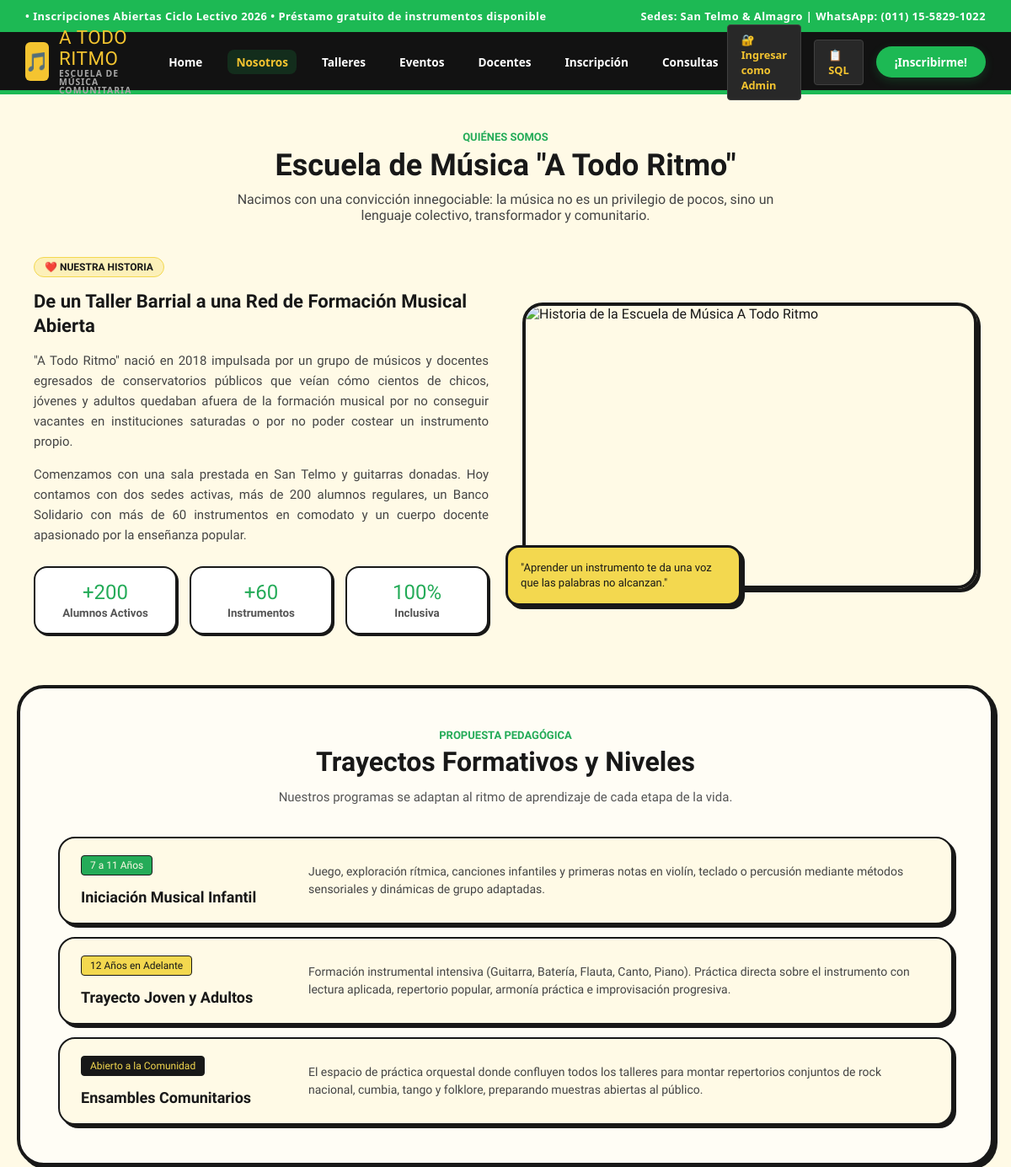
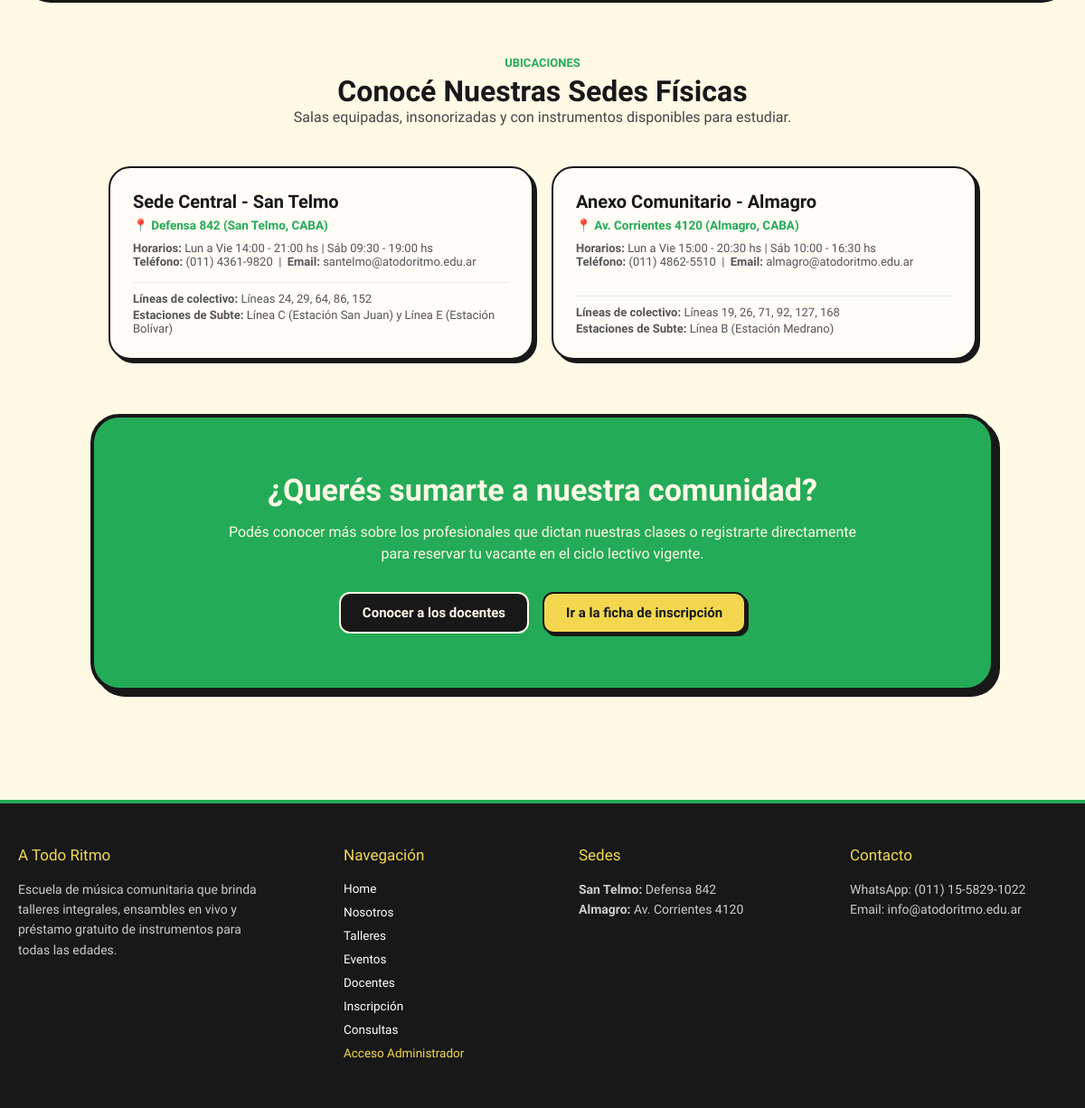
Page /nosotros.php on the committed database (2 pictures, top to bottom).
### tables this page shows
CREATE TABLE IF NOT EXISTS sedes (
    id INT AUTO_INCREMENT PRIMARY KEY,
    nombre VARCHAR(100) NOT NULL,
    direccion VARCHAR(255) NOT NULL,
    barrio VARCHAR(100) NOT NULL,
    telefono VARCHAR(50) NOT NULL,
    email VARCHAR(100) NOT NULL,
    horarios_atencion VARCHAR(150) NOT NULL,
    colectivos VARCHAR(150) DEFAULT '',
    subte VARCHAR(150) DEFAULT '',
    created_at TIMESTAMP DEFAULT CURRENT_TIMESTAMP
);

### auth_admin.php (called while the page is built, shortened)
<?php
function obtenerConfigPagina(PDO $pdo): array {
    static $cache = null;
    if ($cache !== null) {
        return $cache;
    }
    $cache = [];
    try {
        $stmt = $pdo->query("SELECT clave, valor FROM configuracion_pagina");
        foreach ($stmt->fetchAll(PDO::FETCH_ASSOC) as $fila) {
            $cache[$fila['clave']] = $fila['valor'];
        }
    } catch (PDOException $e) {
        $cache = [];
    }
    return $cache;
}

### nosotros.php (the view, shortened to what this page needs)
<?php
require_once __DIR__ . '/conexion.php';
require_once __DIR__ . '/auth_admin.php';
$cfg = obtenerConfigPagina($pdo);
$historia_titulo = $cfg['nosotros_historia_titulo'] ?? 'De un Taller Barrial a una Red de Formación Musical Abierta';
$historia_p1     = $cfg['nosotros_historia_p1'] ?? '"A Todo Ritmo" nació en 2018 impulsada por un grupo de músicos y docentes egresados de conservatorios públicos que veían cómo cientos de chicos, jóvenes y adultos quedaban afuera de la formación musical por no conseguir vacantes en instituciones saturadas o por no poder costear un instrumento propio.';
$historia_p2     = $cfg['nosotros_historia_p2'] ?? 'Comenzamos con una sala prestada en San Telmo y guitarras donadas. Hoy contamos con dos sedes activas, más de 200 alumnos regulares, un Banco Solidario con más de 60 instrumentos en comodato y un cuerpo docente apasionado por la enseñanza popular.';
$historia_imagen = $cfg['nosotros_historia_imagen'] ?? 'img/microfono.jpg';
try {
    $sedes_db = $pdo->query("SELECT * FROM sedes ORDER BY id ASC")->fetchAll(PDO::FETCH_ASSOC);
} catch (PDOException $e) {
    $sedes_db = [];
}
?>
<!DOCTYPE html>
<html lang="es">
<head>
    <link rel="stylesheet" href="index.css">
</head>
<body>
    <?php include 'header.php'; ?>
    <main class="container">
        <div style="text-align: center; margin-bottom: 40px;">
            <span style="font-weight: bold; color: #24AB58; text-transform: uppercase; font-size: 13px;">Quiénes Somos</span>
            <h2 class="seccion-titulo" style="margin-top: 4px; font-size: 36px;">Escuela de Música "A Todo Ritmo"</h2>
            <p class="sub-titulo" style="font-size: 16px; color: #444; max-width: 700px; margin: 10px auto 0 auto;">Nacimos con una convicción innegociable: la música no es un privilegio de pocos, sino un lenguaje colectivo, transformador y comunitario.</p>
        </div>
        <section style="margin-bottom:60px; padding: 0 20px;">
            <div class="grid-2-nosotros">
                <div>
                    <div style="display: inline-flex; align-items: center; gap: 6px; background-color: rgba(243, 216, 79, 0.3); border: 1px solid #F3D84F; color: #181818; padding: 4px 12px; border-radius: 20px; font-size: 12px; font-weight: 700; margin-bottom: 15px; text-transform: uppercase;">
                        ❤️ Nuestra Historia
                    </div>
                    <h3 style="font-family: 'Carter One', cursive; font-size: 22px; margin: 0 0 15px 0; line-height:1.3;"><?= htmlspecialchars($historia_titulo) ?></h3>
                    <p style="font-size: 15px; margin: 0 0 15px 0; line-height:1.6; text-align: justify; color: #444;">
                        <?= htmlspecialchars($historia_p1) ?>
                    </p>
                    <p style="font-size: 15px; margin: 0 0 20px 0; line-height:1.6; text-align: justify; color: #444;">
                        <?= htmlspecialchars($historia_p2) ?>
                    </p>
                    <div class="stats-box-nosotros">
                        <div class="stat-card"><span>+200</span><small style="font-weight:700; color:#555;">Alumnos Activos</small></div>
                        <div class="stat-card"><span>+60</span><small style="font-weight:700; color:#555;">Instrumentos</small></div>
                        <div class="stat-card"><span>100%</span><small style="font-weight:700; color:#555;">Inclusiva</small></div>
                    </div>
                </div>
                <div style="position: relative; box-sizing: border-box; width: 100%;">
                    <div style="width: 100%; height: 340px; border-radius: 24px; overflow: hidden; border: 4px solid #181818; box-shadow: 4px 4px 0px #181818;">
                        <img src="<?= htmlspecialchars($historia_imagen) ?>" alt="Historia de la Escuela de Música A Todo Ritmo" style="width: 100%; height: 100%; object-fit: cover;">
                    </div>
                    <div style="position: absolute; bottom: -20px; left: -20px; background-color: #F3D84F; border: 3px solid #181818; border-radius: 16px; padding: 15px; box-shadow: 4px 4px 0px #181818; max-width: 280px; box-sizing: border-box;">
                        <p style="font-family: 'Carter One', cursive; font-size: 13px; color: #181818; margin: 0; line-height: 1.4;">
                            "Aprender un instrumento te da una voz que las palabras no alcanzan."
                        </p>
                    </div>
                </div>
            </div>
        </section>
        <section class="hero" style="background:#FFFDF5; border-color:#181818; text-align:left; color:#181818; padding:45px; box-shadow: 4px 4px 0px #181818; margin-bottom:60px;">
            <div style="text-align: center;">
                <span style="font-weight: bold; color: #24AB58; text-transform: uppercase; font-size: 13px;">Propuesta Pedagógica</span>
                <h2 class="seccion-titulo" style="margin-top: 4px; margin-bottom: 10px;">Trayectos Formativos y Niveles</h2>
                <p style="text-align:center; color:#555; font-size:15px; margin-bottom:35px;">Nuestros programas se adaptan al ritmo de aprendizaje de cada etapa de la vida.</p>
            </div>
            <div class="grid-trayectos-horizontal">
                <div class="card-comic-horizontal">
                    <div class="trayecto-info-left">
                        <span class="trayecto-badge badge-green">7 a 11 Años</span>
                        <h3>Iniciación Musical Infantil</h3>
                    </div>
                    <p>Juego, exploración rítmica, canciones infantiles y primeras notas en violín, teclado o percusión mediante métodos sensoriales y dinámicas de grupo adaptadas.</p>
                </div>
                <div class="card-comic-horizontal">
                    <div class="trayecto-info-left">
                        <span class="trayecto-badge badge-yellow">12 Años en Adelante</span>
                        <h3>Trayecto Joven y Adultos</h3>
                    </div>
                    <p>Formación instrumental intensiva (Guitarra, Batería, Flauta, Canto, Piano). Práctica directa sobre el instrumento con lectura aplicada, repertorio popular, armonía práctica e improvisación progresiva.</p>
                </div>
                <div class="card-comic-horizontal">
                    <div class="trayecto-info-left">
                        <span class="trayecto-badge badge-dark">Abierto a la Comunidad</span>
                        <h3>Ensambles Comunitarios</h3>
                    </div>
                    <p>El espacio de práctica orquestal donde confluyen todos los talleres para montar repertorios conjuntos de rock nacional, cumbia, tango y folklore, preparando muestras abiertas al público.</p>
                </div>
            </div>
        </section>
        <div style="text-align: center;">
            <span style="font-weight: bold; color: #24AB58; text-transform: uppercase; font-size: 13px;">Ubicaciones</span>
            <h2 class="seccion-titulo" style="margin-top: 4px;">Conocé Nuestras Sedes Físicas</h2>
            <p class="sub-titulo">Salas equipadas, insonorizadas y con instrumentos disponibles para estudiar.</p>
        </div>
        <div class="flex-resenas" style="margin-bottom:40px;">
            <?php foreach ($sedes_db as $sede): ?>
                <div class="card-resena" style="width:470px; max-width:470px; min-height:200px;">
                    <div>
                        <h3 style="font-size:20px; color:#181818; margin-bottom:6px;"><?= htmlspecialchars($sede['nombre']) ?></h3>
                        <p style="font-size:13.5px; margin:0 0 10px 0; color:#24AB58; font-weight:700;">📍 <?= htmlspecialchars($sede['direccion']) ?> (<?= htmlspecialchars($sede['barrio']) ?>)</p>
                        <p style="font-size:13px; color:#555;"><strong>Horarios:</strong> <?= htmlspecialchars($sede['horarios_atencion']) ?></p>
                        <p style="font-size:13px; color:#555;"><strong>Teléfono:</strong> <?= htmlspecialchars($sede['telefono']) ?> &nbsp;|&nbsp; <strong>Email:</strong> <?= htmlspecialchars($sede['email']) ?></p>
                    </div>
                    <?php if (!empty($sede['colectivos']) || !empty($sede['subte'])): ?>
                        <div class="tarjeta-datos" style="margin-top:15px; font-size:13px; color:#555; background:#fffdf5; border-top:1px solid #eee; padding-top:10px;">
                            <?php if (!empty($sede['colectivos'])): ?>
                                <div><strong>Líneas de colectivo:</strong> <?= htmlspecialchars($sede['colectivos']) ?></div>
                            <?php endif; ?>
                            <?php if (!empty($sede['subte'])): ?>
                                <div style="margin-top:3px;"><strong>Estaciones de Subte:</strong> <?= htmlspecialchars($sede['subte']) ?></div>
                            <?php endif; ?>
                        </div>
                    <?php endif; ?>
                </div>
            <?php endforeach; ?>
        </div>
        <div class="cta-final-box" style="margin-top:60px; background-color:#24AB58; border:4px solid #181818; box-shadow:6px 6px 0px #181818;">
            <h2 style="color:#FFFAE6;">¿Querés sumarte a nuestra comunidad?</h2>
            <p style="color:#FFFAE6;">Podés conocer más sobre los profesionales que dictan nuestras clases o registrarte directamente para reservar tu vacante en el ciclo lectivo vigente.</p>
            <div class="flex-center" style="margin-top: 25px;">
                <a href="docentes.php" class="btn btn-outline" style="border-color:#FFFAE6; color:#FFFAE6; background:#181818;">Conocer a los docentes</a>
                <a href="inscripcion.php" class="btn btn-y" style="background-color:#F3D84F; color:#181818; box-shadow: 3px 3px 0px #181818;">Ir a la ficha de inscripción</a>
            </div>
        </div>
    </main>
    <?php include 'footer.php'; ?>
</body>
</html>

### index.css (style rules this page uses)
* { margin: 0; padding: 0; box-sizing: border-box; }
body { font-family: 'Mukta', 'Segoe UI', Helvetica, Arial, sans-serif; background-color: #FFFAE6; color: #181818; margin: 0; padding: 0; -webkit-font-smoothing: antialiased; -moz-osx-font-smoothing: grayscale; scroll-behavior: smooth; }
:root { --brand-green: #1db954; --brand-yellow: #f4c430; --dark-bg: #121212; }
.container { max-width: 1200px; margin: 0 auto; padding: 40px 20px; box-sizing: border-box; }
.hero { background-color: #181818; color: #FFFAE6; border: 4px solid #F3D84F; border-radius: 32px; padding: 65px 40px; text-align: center; margin: 0 auto 50px auto; max-width: 1160px; box-shadow: 0 12px 30px rgba(0, 0, 0, 0.12); box-sizing: border-box; }
.hero h2 { font-family: 'Carter One', cursive; color: #FFFAE6; font-size: 44px; margin-top: 0; margin-bottom: 15px; line-height: 1.2; }
.hero p { max-width: 800px; margin: 0 auto 35px auto; font-size: 17px; color: #dddddd; line-height: 1.6; }
.flex-center { display: flex; justify-content: center; align-items: center; gap: 15px; flex-wrap: wrap; }
.btn { border: 2px solid #181818; padding: 12px 24px; border-radius: 12px; font-weight: bold; cursor: pointer; text-decoration: none; display: inline-block; font-size: 14px; transition: transform 0.2s; box-sizing: border-box; }
.btn-y { background-color: #F3D84F; color: #181818; font-family: 'Carter One', cursive; font-size: 15px; box-shadow: 3px 3px 0px #24AB58; }
.btn-outline { background: transparent; border: 2px solid #24AB58; color: #FFFAE6; font-family: 'Carter One', cursive; }
h2.seccion-titulo { font-family: 'Carter One', cursive; text-align: center; font-size: 32px; color: #181818; margin: 0; }
.sub-titulo { text-align: center; color: #444; margin-bottom: 45px; font-size: 16px; }
.flex-resenas { display: flex; gap: 20px; justify-content: center; margin-bottom: 65px; flex-wrap: wrap; }
.card-resena { background: #FFFDF5; border: 2px solid #181818; border-radius: 24px; padding: 25px; box-shadow: 4px 4px 0px #181818; width: 360px; max-width: 360px; display: flex; flex-direction: column; justify-content: space-between; box-sizing: border-box; }
.cta-final-box { background-color: #F3D84F; border: 4px solid #181818; border-radius: 32px; padding: 60px 45px; text-align: center; box-shadow: 6px 6px 0px #181818; box-sizing: border-box; max-width: 1000px; margin: 40px auto 0 auto; }
.cta-final-box h2 { font-family: 'Carter One', cursive; font-size: 34px !important; margin: 0 0 15px 0 !important; color: #181818; }
.cta-final-box p { font-size: 16px !important; max-width: 700px; margin: 0 auto 30px auto !important; color: #181818; line-height: 1.5; }

### nosotros.php (style rules this page uses)
h1, h2, h3, .font-carter { font-family: 'Carter One', cursive, system-ui, sans-serif !important; }
body { font-family: 'Mukta', system-ui, sans-serif !important; background-color: #FFFAE6; color: #181818; }
.grid-2-nosotros { display: flex; gap: 40px; align-items: center; margin-top: 20px; }
.grid-2-nosotros > div { flex: 1; }
.stats-box-nosotros { display: grid; grid-template-columns: repeat(3, 1fr); gap: 15px; margin-top: 25px; }
.stat-card { background: #FFFFFF; border: 2px solid #181818; padding: 15px; text-align: center; border-radius: 16px; box-shadow: 2px 2px 0px #181818; }
.stat-card span { font-family: 'Carter One', cursive; font-size: 24px; color: #24AB58; display: block; }
.trayecto-badge { padding: 4px 10px; border-radius: 4px; font-family: 'Carter One', cursive; font-size: 12px; display: inline-block; margin-bottom: 10px; border: 1px solid #181818; }
.badge-green { background: #24AB58; color: #FFFAE6; }
.badge-yellow { background: #F3D84F; color: #181818; }
.badge-dark { background: #181818; color: #F3D84F; }
.grid-trayectos-horizontal { display: flex; flex-direction: column; gap: 15px; margin-top: 25px; }
.card-comic-horizontal { background: #FFFAE6; border: 2px solid #181818; border-radius: 20px; padding: 20px 25px; box-shadow: 4px 4px 0px #181818; box-sizing: border-box; width: 100%; display: flex; align-items: center; justify-content: space-between; gap: 20px; }
.card-comic-horizontal .trayecto-info-left { min-width: 250px; max-width: 250px; }
.card-comic-horizontal h3 { font-family: 'Carter One', cursive; margin: 5px 0 0 0; font-size: 18px; color: #181818; }
.card-comic-horizontal p { margin: 0; font-size: 14px; color: #444; line-height: 1.5; flex: 1; }
.btn-y, .btn-outline { font-family: 'Carter One', cursive !important; font-size: 15px !important; }

### rows in the picture
sedes: nombre "Sede Central - San Telmo", direccion "Defensa 842", barrio "San Telmo, CABA", horarios_atencion "Lun a Vie 14:00 - 21:00 hs | Sáb 09:30 - 19:00 hs", telefono "(011) 4361-9820", email "santelmo@atodoritmo.edu.ar", colectivos "Líneas 24, 29, 64, 86, 152", subte "Línea C (Estación San Juan) y Línea E (Estación Bolívar)"
sedes: nombre "Anexo Comunitario - Almagro", direccion "Av. Corrientes 4120", barrio "Almagro, CABA", horarios_atencion "Lun a Vie 15:00 - 20:30 hs | Sáb 10:00 - 16:30 hs", telefono "(011) 4862-5510", email "almagro@atodoritmo.edu.ar", colectivos "Líneas 19, 26, 71, 92, 127, 168", subte "Línea B (Estación Medrano)"

### other values in the picture
$barra_izq "• Inscripciones Abiertas Ciclo Lectivo 2026 • Préstamo gratuito de instrumentos disponible"
$barra_der "Sedes: San Telmo & Almagro | WhatsApp: (011) 15-5829-1022"
$historia_titulo "De un Taller Barrial a una Red de Formación Musical Abierta"
